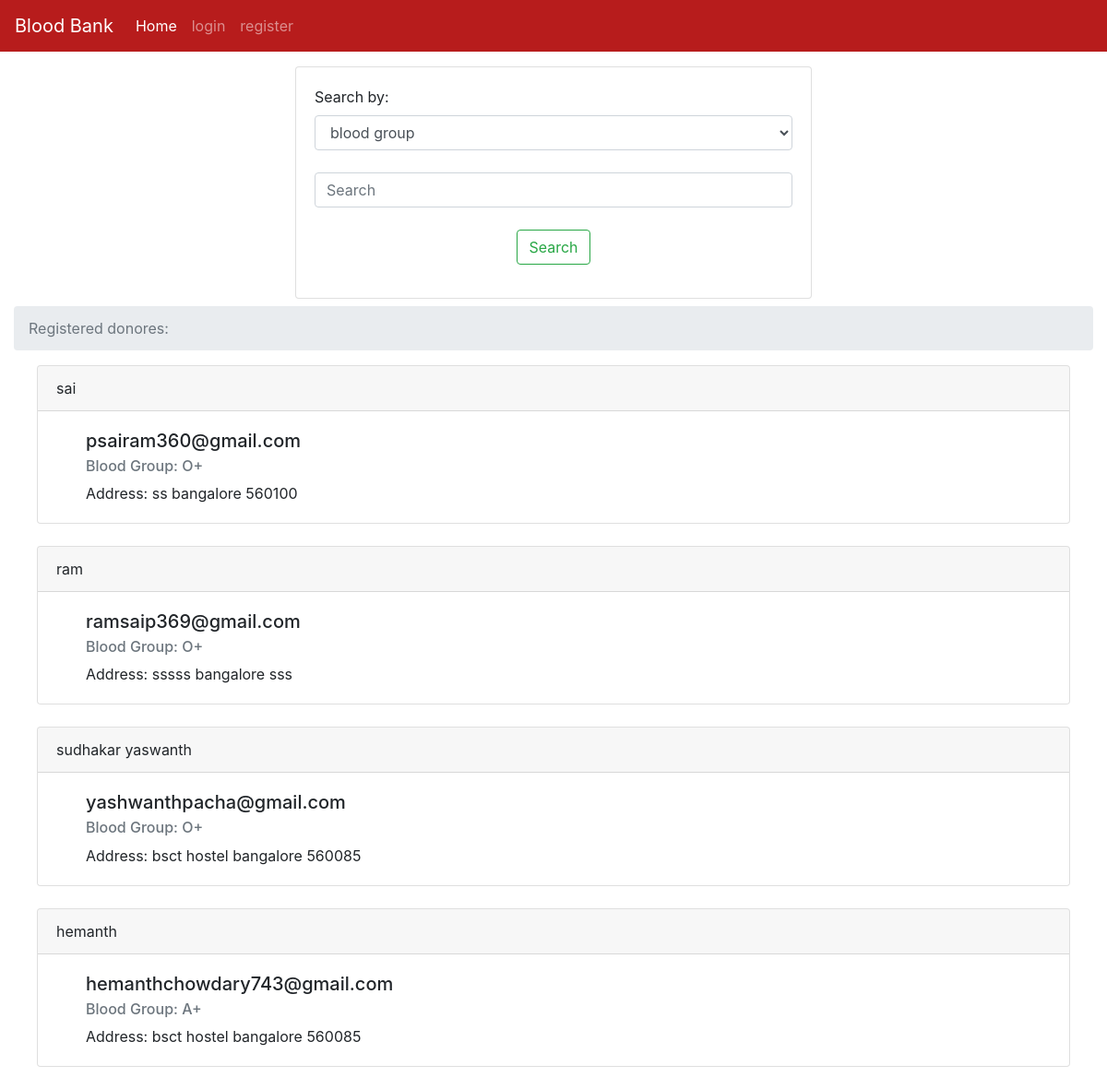
/index, run on the app's committed database.
### tables this page shows
CREATE TABLE users (name TEXT, addr TEXT, city TEXT, pin TEXT, bg TEXT,email TEXT UNIQUE, pass TEXT);

### server.py (the view, shortened to what this page needs)
@app.route('/index',methods = ['POST','GET'])
def index():
    if session.get('username') is not None:
        messages = session['username']
    else:
        messages = ""
    user = {'username': messages}
    print(messages)
    if request.method=='GET':
        con = sqlite3.connect('database.db')
        con.row_factory = sqlite3.Row
        cur = con.cursor()
        cur.execute("select * from users ")
        rows = cur.fetchall();
        return render_template('index.html', title='Home', user=user, rows=rows)

### templates/index.html (shortened to what this page needs)
{% extends "base.html" %} {% block content %}
<div class="container-fluid">
  <center>
    <div class="card text-left mt-3" style="width: 35rem">
      <div class="card-body">
        <form class="form-group" action="{{url_for('index')}}" method="POST">
          <label for="sel"> Search by:</label>
          <select
            name="type"
            class="form-control"
            id="exampleFormControlSelect1"
            required
          >
            <option value="blood">blood group</option>
            <option value="donorname">donorname</option></select
          ><br />
          <input
            class="form-control mr-sm-2"
            type="search"
            name="search"
            placeholder="Search"
            aria-label="Search"
            required
          /><br />
          <center>
            <button class="btn btn-outline-success my-2 my-sm-0" type="submit">
              Search
            </button>
          </center>
        </form>
      </div>
    </div>
  </center>
</div>
<div class="container-fluid">
  <nav aria-label="breadcrumb">
    <ol class="breadcrumb">
      <li class="breadcrumb-item active" aria-current="page">
        Registered donores:
      </li>
    </ol>
  </nav>
  <center>
    {% for row in rows %}
    <div class="card text-left" style="width: 70rem">
      <div class="card-header">{{row["name"]}}</div>
      <div class="card-body ml-3">
        <h5 class="card-title ml-3">{{row['email']}}</h5>
        <h6 class="card-subtitle mb-2 ml-3 text-muted">
          Blood Group: {{row['bg']}}
        </h6>
        <p class="card-text ml-3">
          Address: {{row["addr"]}} {{ row["city"]}} {{row['pin']}}
          <br />
      </div>
    </div>
    <br />
    {% endfor %}
  </center>
</div>
 {% endblock %}

### data on the page
users: name "sai", email "psairam360@gmail.com", bg "O+", addr "ss", city "bangalore", pin "560100"
users: name "ram", email "ramsaip369@gmail.com", bg "O+", addr "sssss", city "bangalore", pin "sss"
users: name "sudhakar yaswanth", email "yashwanthpacha@gmail.com", bg "O+", addr "bsct hostel", city "bangalore", pin "560085"
users: name "hemanth", email "hemanthchowdary743@gmail.com", bg "A+", addr "bsct hostel", city "bangalore", pin "560085"
